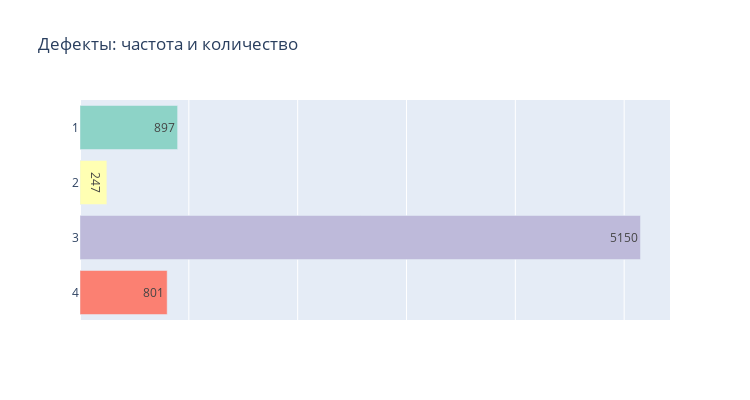

The notebook cell this image was saved under:
### Code cell
# посчитаем частоту и количество для каждого дефекта
classes = (train_df.groupby(by='ClassId', as_index=False).agg({
    'ImageId':
    'count'
}).rename(columns={'ImageId': 'Count'}))

classes['Frequency'] = round(classes['Count'] / classes['Count'].sum() * 100,
                             2)
classes['Frequency'] = classes['Frequency'].astype(str) + '%'

# подготовим интерактивный график
fig = go.Figure(data=go.Bar(orientation='h',
                            x=classes.Count,
                            y=classes.ClassId,
                            hovertext=classes.Frequency,
                            text=classes.Count,
                            textposition='auto',
                            marker_color=colors),
                layout=go.Layout(title='Дефекты: частота и количество',
                                 showlegend=False,
                                 xaxis=go.layout.XAxis(showticklabels=False),
                                 yaxis=go.layout.YAxis(autorange='reversed'),
                                 width=750,
                                 height=400))

# отобразим
fig.show()

### Figure 1 — Plotly figure (JSON) as saved in the notebook; plotly's stock layout.template omitted (floating-point values rounded to 4 significant figures)
{"data": [{"hovertext": ["12.64%", "3.48%", "72.59%", "11.29%"], "marker": {"color": ["rgb(141,211,199)", "rgb(255,255,179)", "rgb(190,186,218)", "rgb(251,128,114)"]}, "orientation": "h", "text": [897, 247, 5150, 801], "textposition": "auto", "type": "bar", "x": [897, 247, 5150, 801], "y": [1, 2, 3, 4]}], "layout": {"height": 400, "showlegend": false, "title": {"text": "Дефекты: частота и количество"}, "width": 750, "xaxis": {"showticklabels": false}, "yaxis": {"autorange": "reversed"}}}
